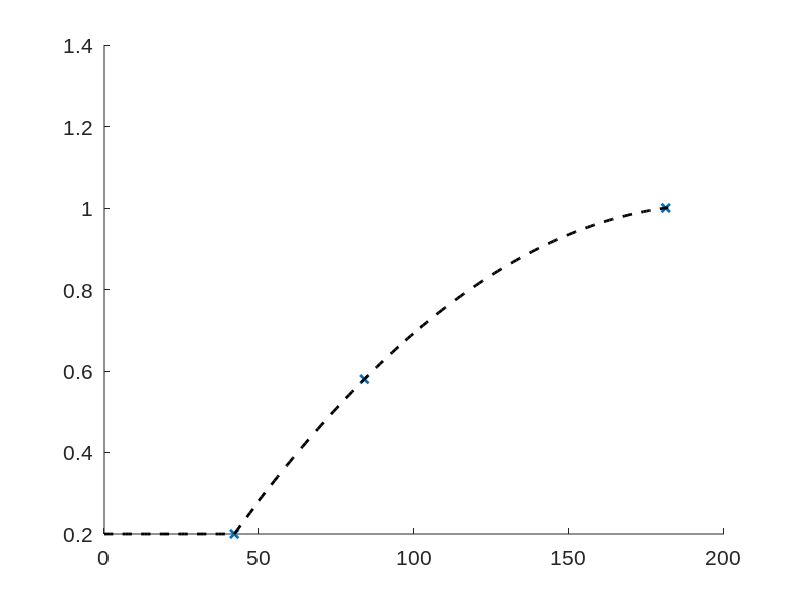

This figure's MATLAB source: (Note: this script raises an error after producing the figure.)
close all
sleepModelPolly = 2;

timePoints = 0:182;
timePoints = timePoints';

alternativeTime = [6*7 12*7 6*30.2 9*30.2 12*30.2];
alternativeValue = [0.1 0.29 0.5 0.58 0.53];

alternativeTime = alternativeTime(1:3);
alternativeValue = alternativeValue(1:3)/alternativeValue(3);



sleepModelParam = polyfit(alternativeTime, alternativeValue, sleepModelPolly);

sleepModel = zeros(length(timePoints), 1); %;interp1q(weight, realFat, dataMW(:,2));

for i = 1:length(sleepModelParam)
    iPoly = length(sleepModelParam) - i;
    sleepModel = sleepModel + sleepModelParam(i) .* timePoints.^(iPoly);
end
sleepModel(1:(6*7)) = sleepModel(6*7 + 1);
%sleepModel = pchip(chineseData(:,1)*30.2, chineseData(:,2), timePoints)

hold all
plot(alternativeTime, alternativeValue, 'x', 'linewidth', 2);

plot(timePoints, sleepModel,  'k--', 'linewidth', 2);

set(gca,'FontSize',15,'FontName', 'Arial')   

legend('Data', 'Model', 'location', 'nw')
ylim([0 1]);
ylabel('Activity level', 'FontSize',15,'FontName', 'Arial')
xlabel('Day', 'FontSize',15,'FontName', 'Arial')
result = [timePoints sleepModel];


%extrapolation
additionalTimePoints = (183:365)';
result = [result; additionalTimePoints, ones(length(additionalTimePoints),1)];
result